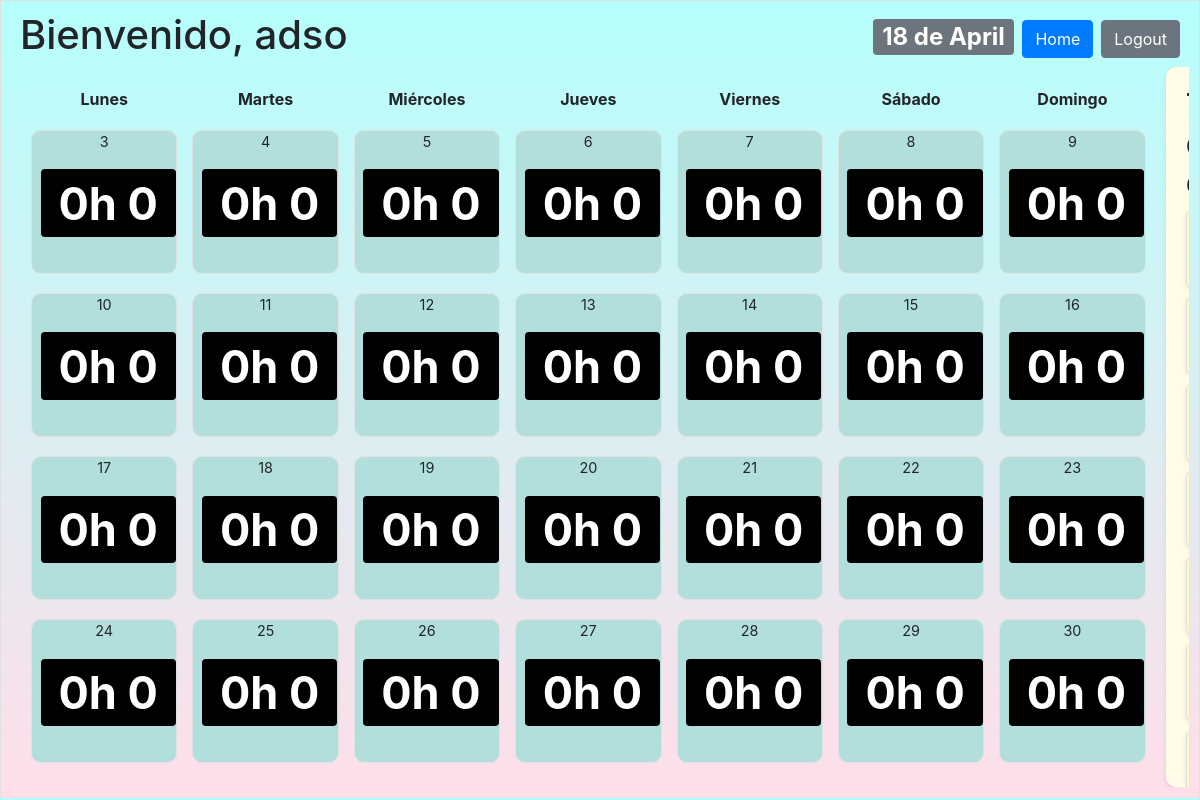
/planner/tarjetas/ (signed in), run on an earlier commit of the app's database.
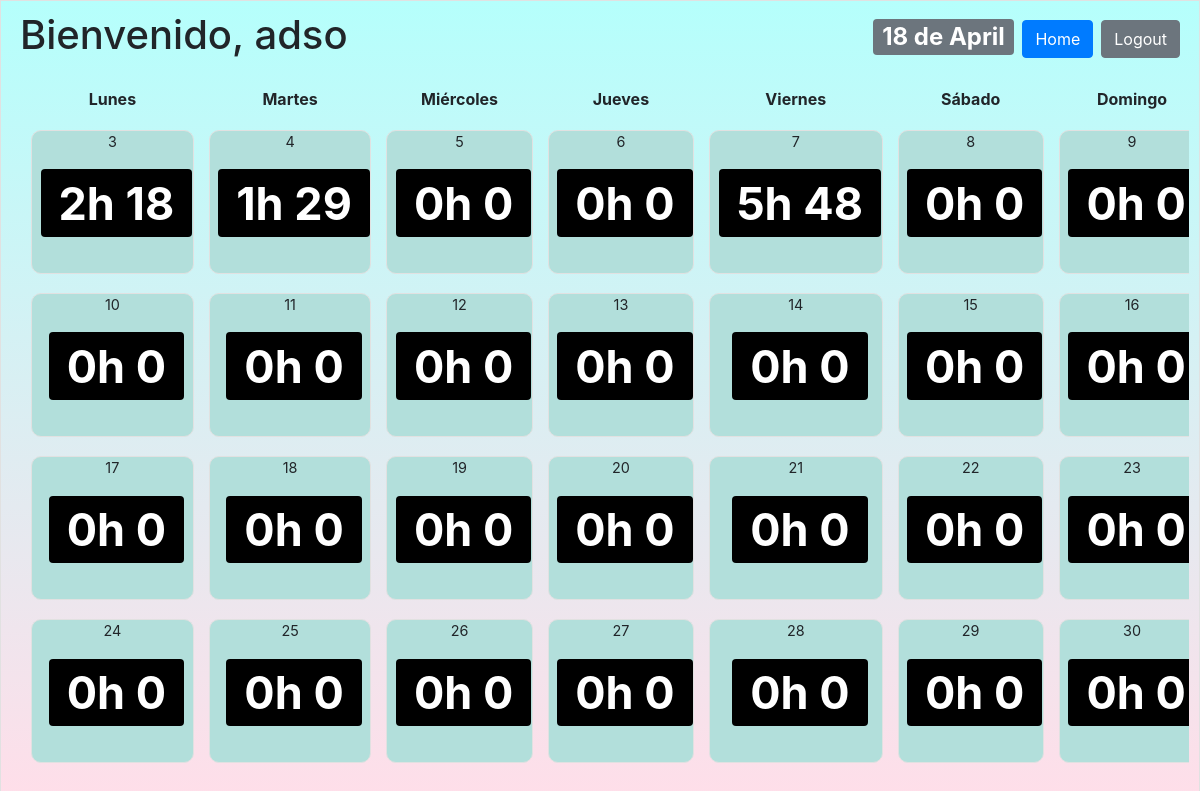
And on a later commit of the database.
### planner/models.py (models this page shows, shortened)
class TarjetaDiaria(models.Model):
    DURACION_JORNADA = [
        (8, '8 horas'),
        (12, '12 horas'),
    ]
    usuario = models.ForeignKey(UserProfile, on_delete=models.CASCADE)
    fecha = models.DateField()
    tareas = models.ManyToManyField(Tarea, related_name='tarjetas_diarias', blank=True,)
    total_minutos = models.DecimalField(max_digits=6, decimal_places=2, default=0)
    duracion_jornada = models.IntegerField(choices=DURACION_JORNADA, default=8)
    def horas_y_minutos(self):
        total_minutos = int(self.total_minutos)
        horas = total_minutos // 60
        minutos = total_minutos % 60
        return f"{horas}h {minutos}"

### planner/views.py (the view)
# urls.py: path('tarjetas/', views.ver_tarjetas_diarias, name='ver_tarjetas_diarias'),
def ver_tarjetas_diarias(request):
    usuario = request.user
    hoy = timezone.now()
    dia_actual = hoy.day
    nombre_mes_actual = calendar.month_name[hoy.month]
    primer_dia_mes = hoy.replace(day=1)
    dia_semana_primer_dia = primer_dia_mes.weekday()
    espacios_vacios = [''] * dia_semana_primer_dia
    tarjetas_diarias = TarjetaDiaria.objects.filter(
        usuario__user=usuario,
        fecha__year=hoy.year,
        fecha__month=hoy.month
    )
    return render(request, 'ver_tarjetas_diarias.html', {
        'tarjetas_diarias': tarjetas_diarias,
        'dia_actual': dia_actual,
        'nombre_mes_actual': nombre_mes_actual,
        'espacios_vacios': espacios_vacios,
    })

### planner/templates/ver_tarjetas_diarias.html (shortened to what this page needs)
    <!DOCTYPE html>
    <html lang="es">
    <head>
        <link rel="stylesheet" href="https://stackpath.bootstrapcdn.com/bootstrap/4.5.2/css/bootstrap.min.css">
    </head>
    <body>
        <div class="container-fluid p-0 m-0">
            <div class="row align-items-center">
                <div class="col-md-6 text-left px-4">
                    <h1>Bienvenido, {{ user.username }}</h1>
                </div>
                <div class="col-md-6 text-right px-4">
                    <div class="d-flex justify-content-end align-items-center">
                        <h2><span class="badge bg-secondary fs-6 text-white">{{ dia_actual }} de {{ nombre_mes_actual }}</span></h2>
                        <a href="{% url 'home' %}" class="btn btn-primary ml-2">Home</a>
                        <a href="javascript:document.getElementById('logout-form').submit()" class="btn btn-secondary ml-2">Logout</a>
                    </div>
                </div>
            </div>
            <div class="contenedor-principal">
                <div class="calendario">
                    <div class="dia-encabezado">Lunes</div>
                    <div class="dia-encabezado">Martes</div>
                    <div class="dia-encabezado">Miércoles</div>
                    <div class="dia-encabezado">Jueves</div>
                    <div class="dia-encabezado">Viernes</div>
                    <div class="dia-encabezado">Sábado</div>
                    <div class="dia-encabezado">Domingo</div>
                    {% for tarjeta in tarjetas_diarias %}
                        <div class="dia" hx-get="/planner/tarjetas-diarias/editar/{{ tarjeta.id }}/" hx-target="#modalBody" hx-trigger="click" data-toggle="modal" data-target="#formularioModal">
                            <div class="fecha-tarjeta">
                                {{ tarjeta.fecha.day }}
                            </div>
                            <div class="total-minutos">
                                <span class="badge badge-info ml-2">{{ tarjeta.horas_y_minutos }}</span>
                            </div>
                        </div>
                    {% endfor %}
                </div>
                <div class="lista-tareas">
                    {% for tarjeta in tarjetas_diarias %}
                        <div class="tarea">
                        </div>
                    {% endfor %}
                </div>
            </div>
        </div>
    </body>
    </html>

What changed in the data, as far as the page shows it:
changed TarjetaDiaria (number 1 of 28 on the later page): horas_y_minutos "0h 0" → "2h 18"
changed TarjetaDiaria (number 2 of 28 on the later page): horas_y_minutos "0h 0" → "1h 29"
changed TarjetaDiaria (number 5 of 28 on the later page): horas_y_minutos "0h 0" → "5h 48"
